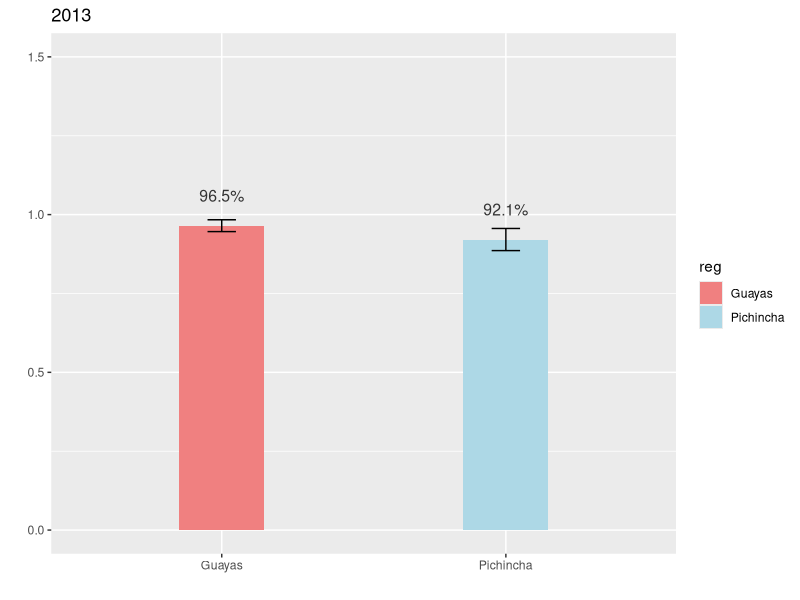
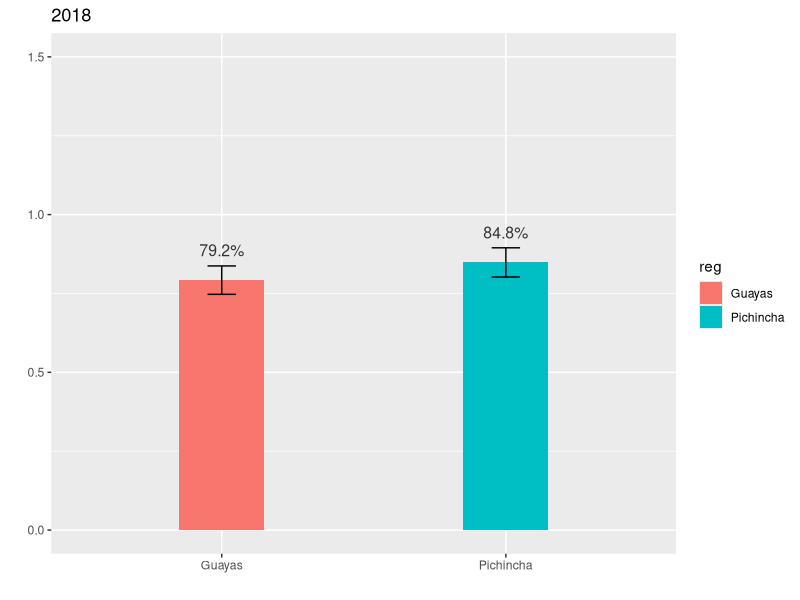
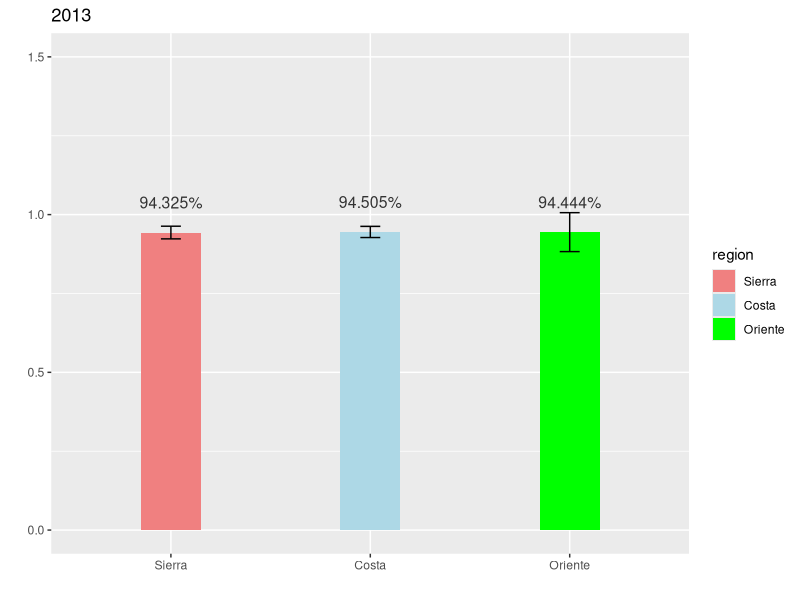
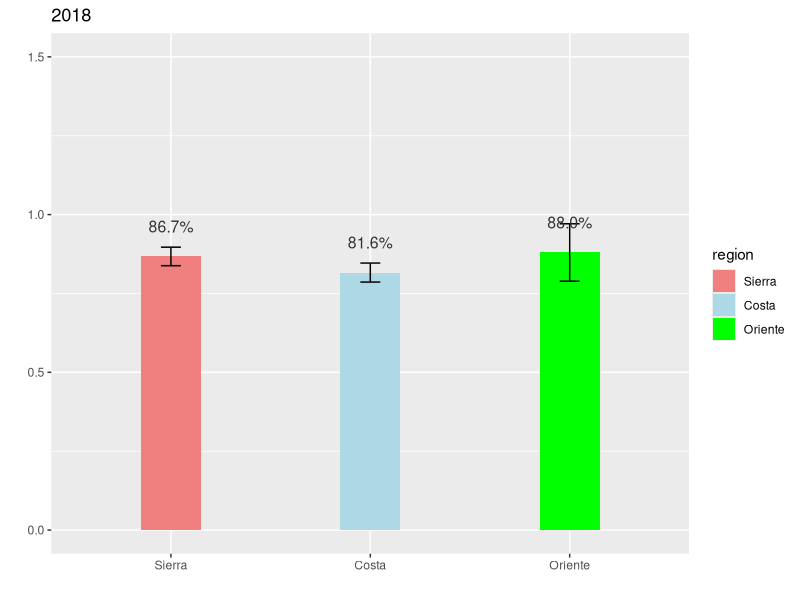
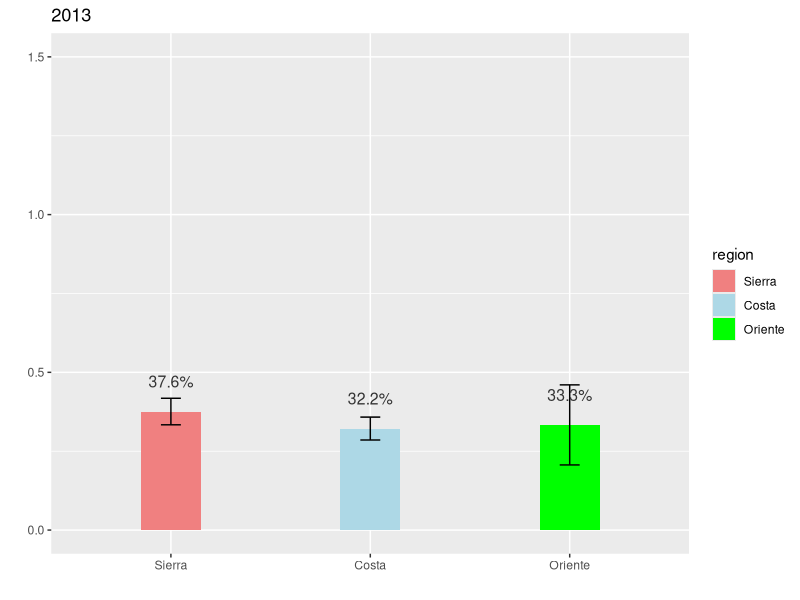
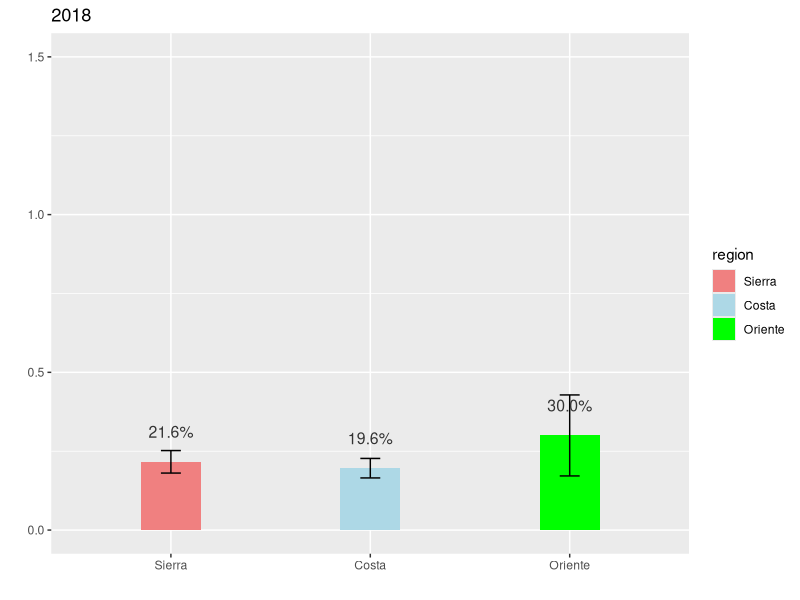

Recreate these plots in R, in order.
#Carga de librerias y bases
library(haven)
library(dplyr)
library(ggplot2)
library(readr)
library(forcats)
library(lubridate)
library(tidyverse)
library(here)
Wave_7_Ecuador <- read_dta("BASES LIDE/WVS_Wave_7_Ecuador_Stata_v5.0.dta")
Wave_6_Ecuador<- read_dta("BASES LIDE/WV6_Data_Ecuador_Stata_v20201117.dta")

# Union de bases de datos

Wave_6_Ecuador$N_REGION_ISO <- as_factor(Wave_6_Ecuador$N_REGION_ISO)
Wave_7_Ecuador$N_REGION_ISO <- as_factor(Wave_7_Ecuador$N_REGION_ISO)
Wave_6_Ecuador$V102 <- as_factor(Wave_6_Ecuador$V102)
Wave_7_Ecuador$Q58 <- as_factor(Wave_7_Ecuador$Q58)
Wave_6_Ecuador$V103 <- as_factor(Wave_6_Ecuador$V103)
Wave_7_Ecuador$Q59 <- as_factor(Wave_7_Ecuador$Q59)
Wave_6_Ecuador$V104 <- as_factor(Wave_6_Ecuador$V104)
Wave_7_Ecuador$Q60 <- as_factor(Wave_7_Ecuador$Q60)
Wave_6_Ecuador$V105 <- as_factor(Wave_6_Ecuador$V105)
Wave_7_Ecuador$Q61 <- as_factor(Wave_7_Ecuador$Q61)
Wave_6_Ecuador$V106 <- as_factor(Wave_6_Ecuador$V106)
Wave_7_Ecuador$Q62 <- as_factor(Wave_7_Ecuador$Q62)

wave7 <- Wave_7_Ecuador%>%
  select(cf= "Q58",
         "reg"= N_REGION_ISO,
         cv="Q59",
         cp="Q60",
         c_primera="Q61",
         c_dif_reg="Q62",
         ano="A_YEAR")

wave6<-Wave_6_Ecuador%>%
  select(cf="V102" ,
         "reg"= N_REGION_ISO,
         cv="V103",
         cp="V104",
         c_primera="V105",
         c_dif_reg="V106",
         ano="V262")
wvs_total <- bind_rows(wave6, wave7)

#agrupar cf en dos categorias 

wvs_total$cf<- as_factor(wvs_total$cf)
wvs_total$confianza <- ifelse(wvs_total$cf %in% c("Trust completely", "Trust somewhat"),
                              "confío", "no confío")

#Creamos una variable binaria, con la confianza

wvs_total <- wvs_total %>%
  mutate(confianza_binaria = as.integer(cf %in% c("Trust completely", "Trust somewhat")))

#################################################################################
wvs_total$c_dif_reg<- as_factor(wvs_total$c_dif_reg)
wvs_total$confianza_en_otra_reg <- ifelse(wvs_total$c_dif_reg %in% c("Trust completely", "Trust somewhat"),
                              "confío", "no confío")


wvs_total <- wvs_total %>%
  mutate(confianza_en_otra_reg_b = as.integer(c_dif_reg %in% c("Trust completely", "Trust somewhat")))
#################################################################################
#filtrando por Provincia y renombre de variables

wvs_uio_gye <- wvs_total%>%
  filter(reg %in% c("EC-G Guayas","EC-P Pichincha"))%>%
  mutate(reg=fct_recode(reg,
                        "Guayas"="EC-G Guayas",
                        "Pichincha"="EC-P Pichincha"))

#Relaizamos una grupación de la varible de provicias


wvs_c<- wvs_total%>%
  mutate(region = fct_collapse(reg,
                               "Sierra"=c("EC-A Azuay","EC-B Bolivar","EC-F Canar",
                                          "EC-C Carchi","EC-X Cotopaxi","EC-H Chimborazo",
                                          "EC-L Loja","EC-I Imbabura","EC-P Pichincha",
                                          "EC-T Tungurahua"),
                               "Costa"=c("EC-O El Oro","EC-E Esmeraldas","EC-G Guayas",
                                         "EC-R Los Rios","EC-M Manabi","EC-SE Santa Elena",
                                         "EC-SD Santo Domingo de los Tsachilas",
                                         "EC-SD Santo Domingo de los Tsachilas"),
                               "Oriente"=c("EC-S Morona Santiago","EC-N Napo","EC-D Orellana",
                                           "EC-Y Pastaza",
                                           "EC-U Sucumbios","EC-Z Zamora Chinchipe")))

#Calcular la media y error estandar por provincia 
cf_p <- wvs_uio_gye %>% 
  group_by(ano, reg) %>% 
  summarize(mean = mean(as.numeric(confianza_binaria), na.rm = TRUE), 
            se = sd(as.numeric(confianza_binaria), na.rm = TRUE)/sqrt(n()))

#Calcular la media y error estandar por region
cf_r <- wvs_c %>% 
  group_by(ano, region) %>% 
  summarize(mean = mean(as.numeric(confianza_binaria), na.rm = TRUE), 
            se = sd(as.numeric(confianza_binaria), na.rm = TRUE)/sqrt(n()))

###############################################################################
#Graficos por provincia Pichincha y Guayas

# Gráfico 2013

cf_p_2013 <- cf_p %>% 
  filter(ano == 2013) %>%
  filter(complete.cases(reg, mean, se)) %>%
  ggplot(aes(x = reg, y = mean, fill = reg)) + 
  geom_bar(stat = "identity", width = 0.3,) +
  geom_errorbar(aes(ymin = mean - 1.96*se, ymax = mean + 1.96*se), width = 0.1) +
  geom_text(aes(label = scales::percent(mean, digits =1)), 
            color = "grey20", size = 4, vjust = -2) +
  labs(title = "2013", x = "", y = "") + 
  scale_y_continuous(limits = c(0, 1.5)) +
  scale_fill_manual(values = c("lightcoral", "lightblue")) 
print(cf_p_2013)

# Gráfico 2018

cf_p_2018 <- cf_p %>% 
  filter(ano == 2018) %>%
  filter(complete.cases(reg, mean, se)) %>%
  ggplot(aes(x = reg, y = mean, fill = reg)) + 
  geom_bar(stat = "identity", width = 0.3) +
  geom_errorbar(aes(ymin = mean - 1.96*se, ymax = mean + 1.96*se), width = 0.1) +
  geom_text(aes(label = scales::percent(mean, digits =1)), 
            color = "grey20", size = 4, vjust = -2) +
  labs(title = "2018", x = "", y = "") + 
  scale_y_continuous(limits = c(0, 1.5))
print(cf_p_2018)
################################################################################
#Graficos por region sierra y costa

# Gráfico 2013

cf_r_2013 <- cf_r %>% 
  filter(ano == 2013) %>%
  filter(complete.cases(region, mean, se)) %>%
  ggplot(aes(x = region, y = mean, fill = region)) + 
  geom_bar(stat = "identity", width = 0.3,) +
  geom_errorbar(aes(ymin = mean - 1.96*se, ymax = mean + 1.96*se), width = 0.1) +
  geom_text(aes(label = scales::percent(mean, digits =1)), 
            color = "grey20", size = 4, vjust = -2) +
  labs(title = "2013", x = "", y = "") + 
  scale_y_continuous(limits = c(0, 1.5)) +
  scale_fill_manual(values = c("lightcoral", "lightblue","green")) 
print(cf_r_2013)

# Gráfico 2018

cf_r_2018 <- cf_r %>% 
  filter(ano == 2018) %>%
  filter(complete.cases(region, mean, se)) %>%
  ggplot(aes(x = region, y = mean, fill = region)) + 
  geom_bar(stat = "identity", width = 0.3,) +
  geom_errorbar(aes(ymin = mean - 1.96*se, ymax = mean + 1.96*se), width = 0.1) +
  geom_text(aes(label = scales::percent(mean, digits =1)), 
            color = "grey20", size = 4, vjust = -2) +
  labs(title = "2018", x = "", y = "") + 
  scale_y_continuous(limits = c(0, 1.5)) +
  scale_fill_manual(values = c("lightcoral", "lightblue","green")) 
print(cf_r_2018)

################################################################################

cf_r_2 <- wvs_c %>% 
  group_by(ano, region) %>% 
  summarize(mean = mean(as.numeric(confianza_en_otra_reg_b), na.rm = TRUE), 
            se = sd(as.numeric(confianza_en_otra_reg_b), na.rm = TRUE)/sqrt(n()))


#Graficos por region sierra y costa

# Gráfico 2013

cf_r2_2013 <- cf_r_2 %>% 
  filter(ano == 2013) %>%
  filter(complete.cases(region, mean, se)) %>%
  ggplot(aes(x = region, y = mean, fill = region)) + 
  geom_bar(stat = "identity", width = 0.3,) +
  geom_errorbar(aes(ymin = mean - 1.96*se, ymax = mean + 1.96*se), width = 0.1) +
  geom_text(aes(label = scales::percent(mean, digits =1)), 
            color = "grey20", size = 4, vjust = -2) +
  labs(title = "2013", x = "", y = "") + 
  scale_y_continuous(limits = c(0, 1.5)) +
  scale_fill_manual(values = c("lightcoral", "lightblue","green")) 
print(cf_r2_2013)

# Gráfico 2018

cf_r2_2018 <- cf_r_2 %>% 
  filter(ano == 2018) %>%
  filter(complete.cases(region, mean, se)) %>%
  ggplot(aes(x = region, y = mean, fill = region)) + 
  geom_bar(stat = "identity", width = 0.3,) +
  geom_errorbar(aes(ymin = mean - 1.96*se, ymax = mean + 1.96*se), width = 0.1) +
  geom_text(aes(label = scales::percent(mean, digits =1)), 
            color = "grey20", size = 4, vjust = -2) +
  labs(title = "2018", x = "", y = "") + 
  scale_y_continuous(limits = c(0, 1.5)) +
  scale_fill_manual(values = c("lightcoral", "lightblue","green")) 
print(cf_r2_2018)
